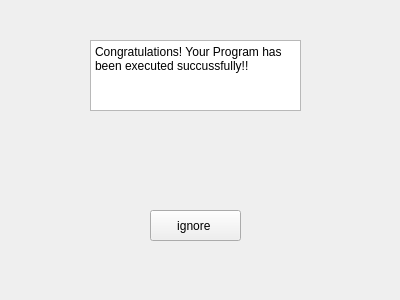
<?xml version="1.0" encoding="UTF-8"?>
<ui version="4.0">
 <class>success</class>
 <widget class="QWidget" name="success">
  <property name="geometry">
   <rect>
    <x>0</x>
    <y>0</y>
    <width>400</width>
    <height>300</height>
   </rect>
  </property>
  <property name="windowTitle">
   <string>Form</string>
  </property>
  <widget class="QTextBrowser" name="textBrowser">
   <property name="geometry">
    <rect>
     <x>90</x>
     <y>40</y>
     <width>211</width>
     <height>71</height>
    </rect>
   </property>
   <property name="html">
    <string>&lt;!DOCTYPE HTML PUBLIC &quot;-//W3C//DTD HTML 4.0//EN&quot; &quot;http://www.w3.org/TR/REC-html40/strict.dtd&quot;&gt;
&lt;html&gt;&lt;head&gt;&lt;meta name=&quot;qrichtext&quot; content=&quot;1&quot; /&gt;&lt;style type=&quot;text/css&quot;&gt;
p, li { white-space: pre-wrap; }
&lt;/style&gt;&lt;/head&gt;&lt;body style=&quot; font-family:'SimSun'; font-size:9pt; font-weight:400; font-style:normal;&quot;&gt;
&lt;p style=&quot; margin-top:0px; margin-bottom:0px; margin-left:0px; margin-right:0px; -qt-block-indent:0; text-indent:0px;&quot;&gt;Congratulations! Your Program has been executed succussfully!!&lt;/p&gt;&lt;/body&gt;&lt;/html&gt;</string>
   </property>
  </widget>
  <widget class="QPushButton" name="pushButton">
   <property name="geometry">
    <rect>
     <x>150</x>
     <y>210</y>
     <width>91</width>
     <height>31</height>
    </rect>
   </property>
   <property name="text">
    <string>ignore </string>
   </property>
  </widget>
 </widget>
 <resources/>
 <connections/>
</ui>
